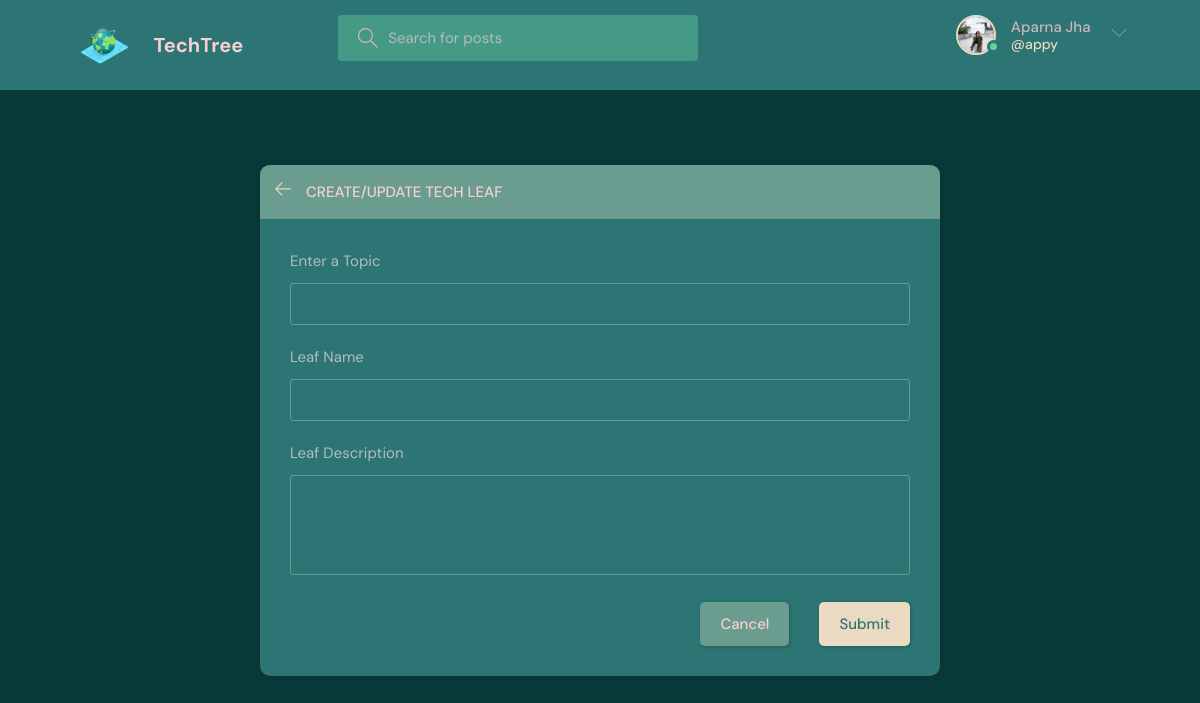
Page /create-room/ (signed in) on the committed database.
### base/models.py (models this page shows)
class User(AbstractUser):
    name = models.CharField(max_length=200, null=True)
    email = models.EmailField(unique=True, null=True)
    bio = models.TextField(null=True)
    avatar = models.ImageField(null=True, default="avatar.svg")
    USERNAME_FIELD = 'email'
    REQUIRED_FIELDS = ['username']

### base/views.py (the view, shortened to what this page needs)
# urls.py: path('create-room/', views.createRoom, name="create-room"),
@login_required(login_url='login')
def createRoom(request):
    form = RoomForm()
    topics = Topic.objects.all()
    context = {'form': form, 'topics': topics}
    return render(request, 'base/room_form.html', context)

### base/forms.py
class RoomForm(ModelForm):
    class Meta:
        model = Room
        fields = '__all__'
        exclude = ['host', 'participants']

### base/templates/base/room_form.html (shortened to what this page needs)
{% extends 'main.html' %}
{% block content %}
<main class="create-room layout">
  <div class="container">
    <div class="layout__box">
      <div class="layout__boxHeader">
        <div class="layout__boxTitle">
          <a href="{{request.META.HTTP_REFERER}}">
            <svg version="1.1" xmlns="http://www.w3.org/2000/svg" width="32" height="32" viewBox="0 0 32 32">
              <title>arrow-left</title>
              <path
                d="M13.723 2.286l-13.723 13.714 13.719 13.714 1.616-1.611-10.96-10.96h27.625v-2.286h-27.625l10.965-10.965-1.616-1.607z">
              </path>
            </svg>
          </a>
          <h3>Create/Update Tech Leaf</h3>
        </div>
      </div>
      <div class="layout__body">
        <form class="form" action="" method="POST">
          <div class="form__group">
            <label for="room_topic">Enter a Topic</label>
            <input required type="text" value="{{room.topic.name}}" name="topic" list="topic-list" />
          </div>
          <div class="form__group">
            <label for="room_name">Leaf Name</label>
            {{form.name}}
          </div>
          <div class="form__group">
            <label for="room_description">Leaf Description</label>
            {{form.description}}
          </div>
          <div class="form__action">
            <a class="btn btn--dark" href="{{request.META.HTTP_REFERER}}">Cancel</a>
            <button class="btn btn--main" type="submit">Submit</button>
          </div>
        </form>
      </div>
    </div>
  </div>
</main>
{% endblock content %}

### templates/navbar.html (shortened to what this page needs)
{% load static %}
<header class="header header--loggedIn">
    <div class="container">
        <a href="{% url 'home' %}" class="header__logo">
            <img src="{% static 'images/world.svg' %}"/>
            <h1>TechTree</h1>
        </a>
        <form class="header__search" method="GET" action="{% url 'home' %}">
            <label>
                <input name="q" placeholder="Search for posts" />
            </label>
        </form>
        <nav class="header__menu">
            {% if request.user.is_authenticated %}
            <div class="header__user">
                <a href="{% url 'update-user' %}">
                    <div class="avatar avatar--medium active">
                        <img src="{{request.user.avatar.url}}" />
                    </div>
                    <p>{{request.user.name}} <span>@{{request.user.username}}</span></p>
                </a>
                <button class="dropdown-button">
                    <svg version="1.1" xmlns="http://www.w3.org/2000/svg" width="32" height="32" viewBox="0 0 32 32">
                        <title>chevron-down</title>
                        <path d="M16 21l-13-13h-3l16 16 16-16h-3l-13 13z"></path>
                    </svg>
                </button>
            </div>
            {% else %}
            <a href="{% url 'login' %}">
                <img src="{% static 'images/avatar.svg' %}" />
                <p>Login</p>
            </a>
            {% endif %}
        </nav>
    </div>
</header>

### rows in the picture
User: user.avatar (picture), user.name "Aparna Jha", user.username "appy"
